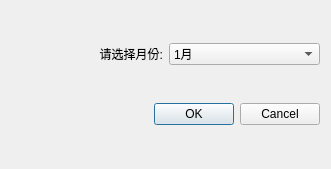
<?xml version="1.0" encoding="UTF-8"?>
<ui version="4.0">
 <class>CountByMonth</class>
 <widget class="QDialog" name="CountByMonth">
  <property name="geometry">
   <rect>
    <x>0</x>
    <y>0</y>
    <width>331</width>
    <height>169</height>
   </rect>
  </property>
  <property name="windowTitle">
   <string>Dialog</string>
  </property>
  <layout class="QGridLayout" name="gridLayout">
   <item row="0" column="0">
    <widget class="QLabel" name="label">
     <property name="text">
      <string>请选择月份:</string>
     </property>
     <property name="alignment">
      <set>Qt::AlignRight|Qt::AlignTrailing|Qt::AlignVCenter</set>
     </property>
    </widget>
   </item>
   <item row="0" column="1">
    <widget class="QComboBox" name="monthBox">
     <item>
      <property name="text">
       <string>1月</string>
      </property>
     </item>
     <item>
      <property name="text">
       <string>2月</string>
      </property>
     </item>
     <item>
      <property name="text">
       <string>3月</string>
      </property>
     </item>
     <item>
      <property name="text">
       <string>4月</string>
      </property>
     </item>
     <item>
      <property name="text">
       <string>5月</string>
      </property>
     </item>
     <item>
      <property name="text">
       <string>6月</string>
      </property>
     </item>
     <item>
      <property name="text">
       <string>7月</string>
      </property>
     </item>
     <item>
      <property name="text">
       <string>8月</string>
      </property>
     </item>
     <item>
      <property name="text">
       <string>9月</string>
      </property>
     </item>
     <item>
      <property name="text">
       <string>10月</string>
      </property>
     </item>
     <item>
      <property name="text">
       <string>11月</string>
      </property>
     </item>
     <item>
      <property name="text">
       <string>12月</string>
      </property>
     </item>
    </widget>
   </item>
   <item row="1" column="0" colspan="2">
    <widget class="QDialogButtonBox" name="buttonBox">
     <property name="orientation">
      <enum>Qt::Horizontal</enum>
     </property>
     <property name="standardButtons">
      <set>QDialogButtonBox::Cancel|QDialogButtonBox::Ok</set>
     </property>
    </widget>
   </item>
  </layout>
 </widget>
 <resources/>
 <connections>
  <connection>
   <sender>buttonBox</sender>
   <signal>accepted()</signal>
   <receiver>CountByMonth</receiver>
   <slot>accept()</slot>
   <hints>
    <hint type="sourcelabel">
     <x>248</x>
     <y>254</y>
    </hint>
    <hint type="destinationlabel">
     <x>157</x>
     <y>274</y>
    </hint>
   </hints>
  </connection>
  <connection>
   <sender>buttonBox</sender>
   <signal>rejected()</signal>
   <receiver>CountByMonth</receiver>
   <slot>reject()</slot>
   <hints>
    <hint type="sourcelabel">
     <x>316</x>
     <y>260</y>
    </hint>
    <hint type="destinationlabel">
     <x>286</x>
     <y>274</y>
    </hint>
   </hints>
  </connection>
 </connections>
</ui>
